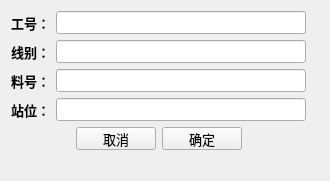
<?xml version="1.0" encoding="UTF-8"?>
<ui version="4.0">
 <class>setting</class>
 <widget class="QWidget" name="setting">
  <property name="geometry">
   <rect>
    <x>0</x>
    <y>0</y>
    <width>330</width>
    <height>181</height>
   </rect>
  </property>
  <property name="minimumSize">
   <size>
    <width>330</width>
    <height>165</height>
   </size>
  </property>
  <property name="maximumSize">
   <size>
    <width>330</width>
    <height>181</height>
   </size>
  </property>
  <property name="windowTitle">
   <string>Form</string>
  </property>
  <layout class="QGridLayout" name="gridLayout">
   <item row="1" column="0">
    <layout class="QHBoxLayout" name="horizontalLayout_3">
     <item>
      <widget class="QLabel" name="line_label">
       <property name="sizePolicy">
        <sizepolicy hsizetype="Minimum" vsizetype="Preferred">
         <horstretch>0</horstretch>
         <verstretch>0</verstretch>
        </sizepolicy>
       </property>
       <property name="font">
        <font>
         <pointsize>10</pointsize>
         <weight>75</weight>
         <bold>true</bold>
        </font>
       </property>
       <property name="text">
        <string>线别：</string>
       </property>
      </widget>
     </item>
     <item>
      <widget class="QLineEdit" name="line_lineEdit">
       <property name="sizePolicy">
        <sizepolicy hsizetype="Expanding" vsizetype="Fixed">
         <horstretch>0</horstretch>
         <verstretch>0</verstretch>
        </sizepolicy>
       </property>
       <property name="minimumSize">
        <size>
         <width>250</width>
         <height>0</height>
        </size>
       </property>
       <property name="font">
        <font>
         <pointsize>10</pointsize>
         <weight>75</weight>
         <bold>true</bold>
        </font>
       </property>
      </widget>
     </item>
    </layout>
   </item>
   <item row="5" column="0">
    <layout class="QHBoxLayout" name="horizontalLayout_5">
     <property name="topMargin">
      <number>0</number>
     </property>
     <property name="bottomMargin">
      <number>0</number>
     </property>
     <item>
      <spacer name="horizontalSpacer_2">
       <property name="orientation">
        <enum>Qt::Horizontal</enum>
       </property>
       <property name="sizeHint" stdset="0">
        <size>
         <width>40</width>
         <height>20</height>
        </size>
       </property>
      </spacer>
     </item>
     <item>
      <widget class="QPushButton" name="cancel_bt">
       <property name="sizePolicy">
        <sizepolicy hsizetype="Minimum" vsizetype="Expanding">
         <horstretch>0</horstretch>
         <verstretch>0</verstretch>
        </sizepolicy>
       </property>
       <property name="font">
        <font>
         <pointsize>10</pointsize>
         <weight>50</weight>
         <bold>false</bold>
        </font>
       </property>
       <property name="text">
        <string>取消</string>
       </property>
      </widget>
     </item>
     <item>
      <widget class="QPushButton" name="ok_bt">
       <property name="sizePolicy">
        <sizepolicy hsizetype="Minimum" vsizetype="Expanding">
         <horstretch>0</horstretch>
         <verstretch>0</verstretch>
        </sizepolicy>
       </property>
       <property name="font">
        <font>
         <pointsize>10</pointsize>
         <weight>50</weight>
         <bold>false</bold>
        </font>
       </property>
       <property name="text">
        <string>确定</string>
       </property>
      </widget>
     </item>
     <item>
      <spacer name="horizontalSpacer_3">
       <property name="orientation">
        <enum>Qt::Horizontal</enum>
       </property>
       <property name="sizeHint" stdset="0">
        <size>
         <width>40</width>
         <height>20</height>
        </size>
       </property>
      </spacer>
     </item>
    </layout>
   </item>
   <item row="3" column="0">
    <layout class="QHBoxLayout" name="horizontalLayout_4">
     <item>
      <widget class="QLabel" name="pn_label">
       <property name="font">
        <font>
         <pointsize>10</pointsize>
         <weight>75</weight>
         <bold>true</bold>
        </font>
       </property>
       <property name="text">
        <string>料号：</string>
       </property>
      </widget>
     </item>
     <item>
      <widget class="QLineEdit" name="pn_lineEdit">
       <property name="minimumSize">
        <size>
         <width>250</width>
         <height>0</height>
        </size>
       </property>
       <property name="font">
        <font>
         <pointsize>10</pointsize>
         <weight>75</weight>
         <bold>true</bold>
        </font>
       </property>
      </widget>
     </item>
    </layout>
   </item>
   <item row="4" column="0">
    <layout class="QHBoxLayout" name="horizontalLayout_2">
     <item>
      <widget class="QLabel" name="fx_label">
       <property name="font">
        <font>
         <pointsize>10</pointsize>
         <weight>75</weight>
         <bold>true</bold>
        </font>
       </property>
       <property name="text">
        <string>站位：</string>
       </property>
      </widget>
     </item>
     <item>
      <widget class="QLineEdit" name="fx_lineEdit">
       <property name="minimumSize">
        <size>
         <width>250</width>
         <height>0</height>
        </size>
       </property>
       <property name="font">
        <font>
         <pointsize>10</pointsize>
         <weight>75</weight>
         <bold>true</bold>
        </font>
       </property>
      </widget>
     </item>
    </layout>
   </item>
   <item row="6" column="0">
    <spacer name="verticalSpacer">
     <property name="orientation">
      <enum>Qt::Vertical</enum>
     </property>
     <property name="sizeHint" stdset="0">
      <size>
       <width>20</width>
       <height>272</height>
      </size>
     </property>
    </spacer>
   </item>
   <item row="0" column="0">
    <layout class="QHBoxLayout" name="horizontalLayout">
     <item>
      <widget class="QLabel" name="ps_label">
       <property name="sizePolicy">
        <sizepolicy hsizetype="Minimum" vsizetype="Preferred">
         <horstretch>0</horstretch>
         <verstretch>0</verstretch>
        </sizepolicy>
       </property>
       <property name="font">
        <font>
         <pointsize>10</pointsize>
         <weight>75</weight>
         <bold>true</bold>
        </font>
       </property>
       <property name="text">
        <string>工号：</string>
       </property>
      </widget>
     </item>
     <item>
      <widget class="QLineEdit" name="ps_lineEdit">
       <property name="sizePolicy">
        <sizepolicy hsizetype="Expanding" vsizetype="Fixed">
         <horstretch>0</horstretch>
         <verstretch>0</verstretch>
        </sizepolicy>
       </property>
       <property name="minimumSize">
        <size>
         <width>250</width>
         <height>0</height>
        </size>
       </property>
       <property name="font">
        <font>
         <pointsize>10</pointsize>
         <weight>75</weight>
         <bold>true</bold>
        </font>
       </property>
      </widget>
     </item>
    </layout>
   </item>
   <item row="6" column="1" colspan="2">
    <spacer name="horizontalSpacer">
     <property name="orientation">
      <enum>Qt::Horizontal</enum>
     </property>
     <property name="sizeHint" stdset="0">
      <size>
       <width>40</width>
       <height>20</height>
      </size>
     </property>
    </spacer>
   </item>
  </layout>
 </widget>
 <resources/>
 <connections/>
</ui>
